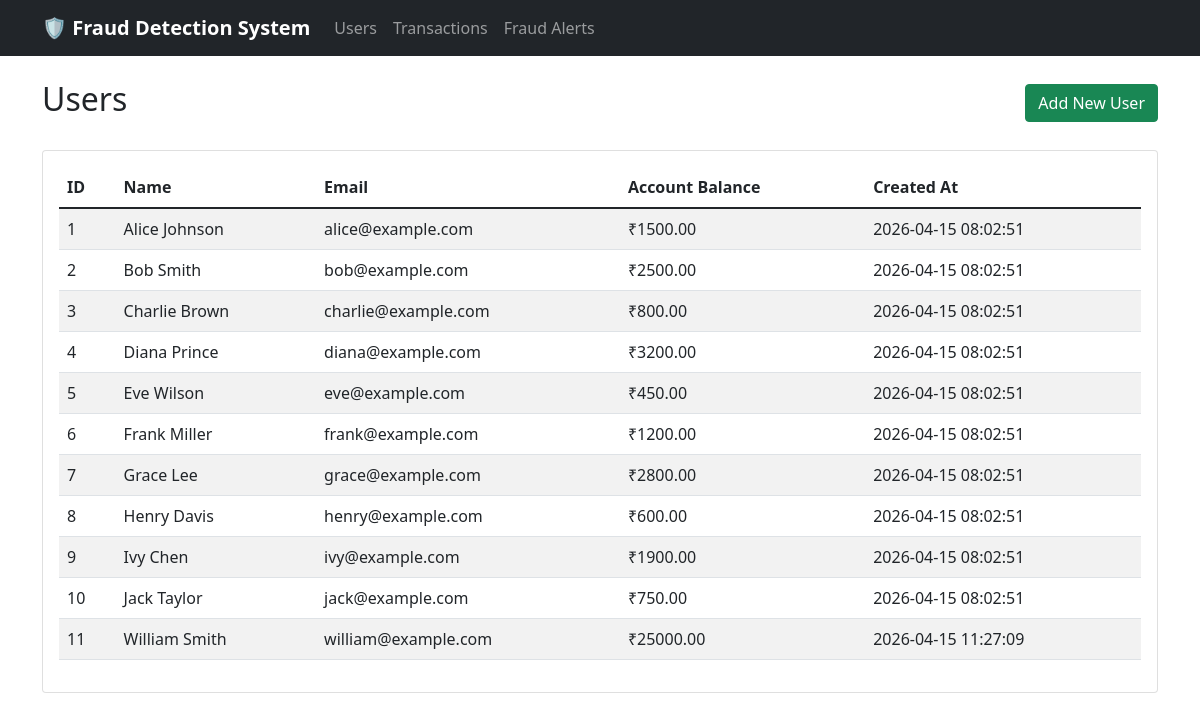
Screenshot of /users with the database file from the repository.
### tables this page shows
CREATE TABLE users (
    user_id       INTEGER PRIMARY KEY AUTOINCREMENT,
    name          TEXT NOT NULL,
    email         TEXT UNIQUE NOT NULL,
    account_balance REAL NOT NULL DEFAULT 0.0,
    created_at    TEXT DEFAULT CURRENT_TIMESTAMP
);

### app.py (the view)
@app.route('/users')
def users():
    db = get_db()
    users = db.execute('SELECT * FROM users ORDER BY user_id').fetchall()
    return render_template('users.html', users=users)

### app.py (called while the page is built)
def get_db():
    conn = sqlite3.connect(DATABASE)
    conn.row_factory = sqlite3.Row
    return conn

### templates/users.html (shortened to what this page needs)
{% extends "base.html" %}
{% block content %}
<div class="row">
    <div class="col-md-12">
        <div class="d-flex justify-content-between align-items-center mb-4">
            <h2>Users</h2>
            <a href="{{ url_for('add_user') }}" class="btn btn-success">Add New User</a>
        </div>
        <div class="card">
            <div class="card-body">
                <div class="table-responsive">
                    <table class="table table-striped">
                        <thead>
                            <tr>
                                <th>ID</th>
                                <th>Name</th>
                                <th>Email</th>
                                <th>Account Balance</th>
                                <th>Created At</th>
                            </tr>
                        </thead>
                        <tbody>
                            {% for user in users %}
                            <tr>
                                <td>{{ user.user_id }}</td>
                                <td>{{ user.name }}</td>
                                <td>{{ user.email }}</td>
                                <td>₹{{ "%.2f"|format(user.account_balance) }}</td>
                                <td>{{ user.created_at }}</td>
                            </tr>
                            {% endfor %}
                        </tbody>
                    </table>
                </div>
            </div>
        </div>
    </div>
</div>
{% endblock %}

### templates/base.html (shortened to what this page needs)
<!DOCTYPE html>
<html lang="en">
<head>
    <link href="https://cdn.jsdelivr.net/npm/bootstrap@5.1.3/dist/css/bootstrap.min.css" rel="stylesheet">
</head>
<body>
    <nav class="navbar navbar-expand-lg navbar-dark bg-dark">
        <div class="container">
            <a class="navbar-brand" href="{{ url_for('home') }}">🛡️ Fraud Detection System</a>
            <div class="collapse navbar-collapse" id="navbarNav">
                <ul class="navbar-nav">
                    <li class="nav-item">
                        <a class="nav-link" href="{{ url_for('users') }}">Users</a>
                    </li>
                    <li class="nav-item">
                        <a class="nav-link" href="{{ url_for('transactions') }}">Transactions</a>
                    </li>
                    <li class="nav-item">
                        <a class="nav-link" href="{{ url_for('fraud_alerts') }}">Fraud Alerts</a>
                    </li>
                </ul>
            </div>
        </div>
    </nav>
    <div class="container mt-4">
        {% block content %}{% endblock %}
    </div>
</body>
</html>

### templates/base.html (style rules this page uses)
.navbar-brand { font-weight: bold; }
.card { margin-bottom: 20px; }

### rows the page displays
users: user_id "1", name "Alice Johnson", email "alice@example.com", account_balance "1500.00", created_at "2026-04-15 08:02:51"
users: user_id "2", name "Bob Smith", email "bob@example.com", account_balance "2500.00", created_at "2026-04-15 08:02:51"
users: user_id "3", name "Charlie Brown", email "charlie@example.com", account_balance "800.00", created_at "2026-04-15 08:02:51"
users: user_id "4", name "Diana Prince", email "diana@example.com", account_balance "3200.00", created_at "2026-04-15 08:02:51"
users: user_id "5", name "Eve Wilson", email "eve@example.com", account_balance "450.00", created_at "2026-04-15 08:02:51"
users: user_id "6", name "Frank Miller", email "frank@example.com", account_balance "1200.00", created_at "2026-04-15 08:02:51"
users: user_id "7", name "Grace Lee", email "grace@example.com", account_balance "2800.00", created_at "2026-04-15 08:02:51"
users: user_id "8", name "Henry Davis", email "henry@example.com", account_balance "600.00", created_at "2026-04-15 08:02:51"
users: user_id "9", name "Ivy Chen", email "ivy@example.com", account_balance "1900.00", created_at "2026-04-15 08:02:51"
users: user_id "10", name "Jack Taylor", email "jack@example.com", account_balance "750.00", created_at "2026-04-15 08:02:51"
users: user_id "11", name "William Smith", email "william@example.com", account_balance "25000.00", created_at "2026-04-15 11:27:09"
